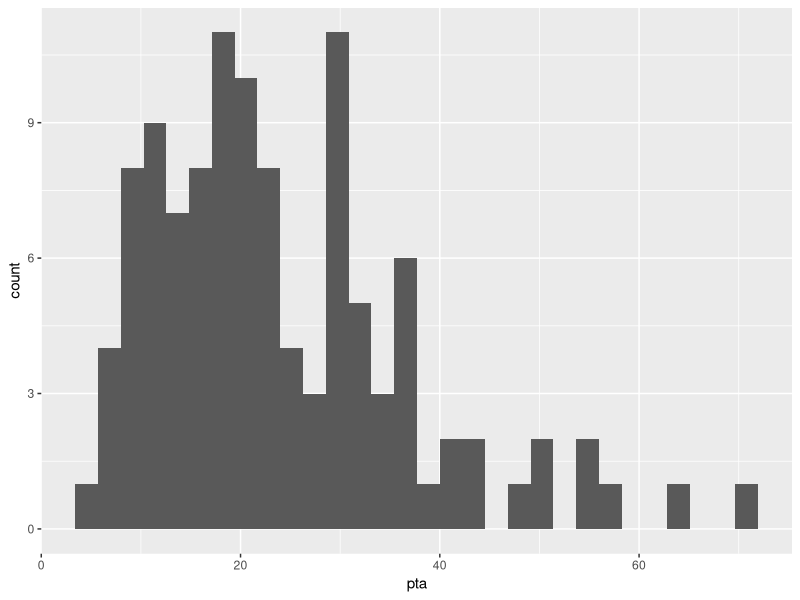
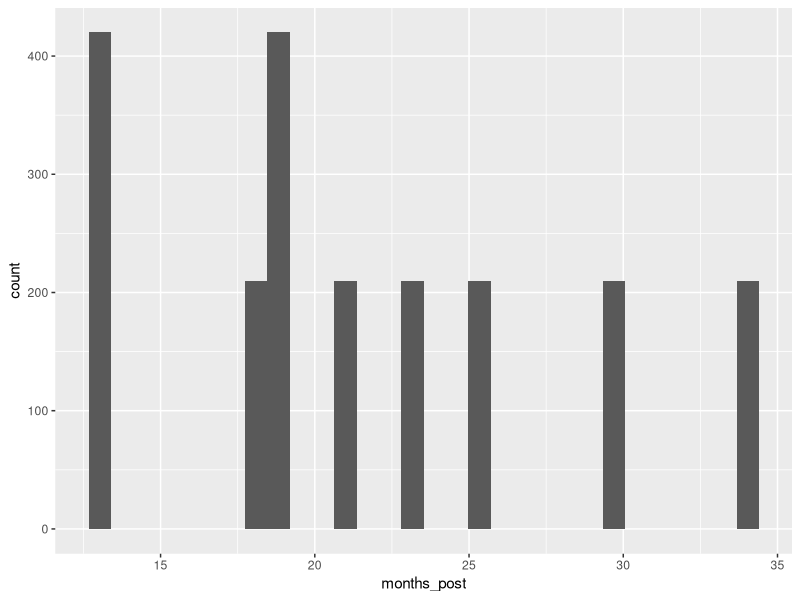
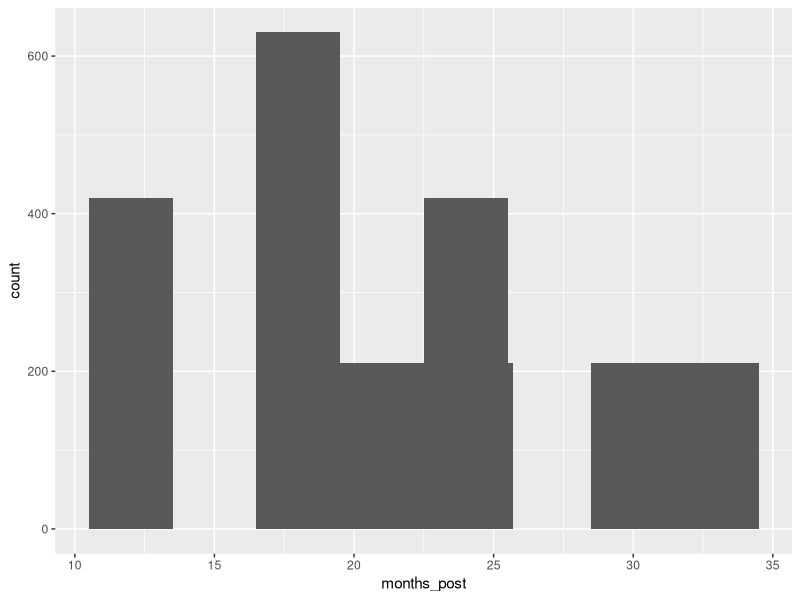
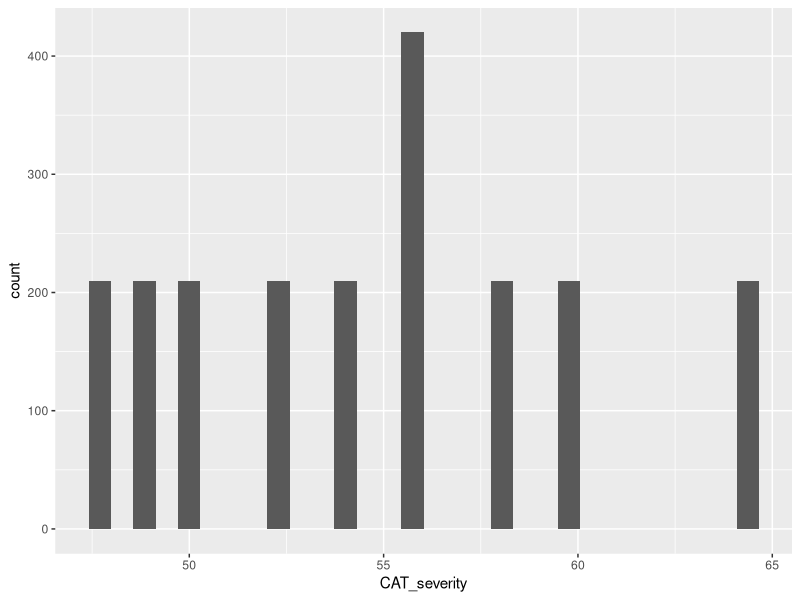

Recreate these plots in R, in order.
## ---- chunk 1
library(here)
## ---- chunk 2
## INSERT CODE HERE
## ---- chunk 3
library(tidyverse)
## ---- chunk 4
hearingLoss <- read.csv(here("data", "hearingLoss.csv"))
## ---- chunk 5
## INSERT CODE HERE
## ---- chunk 6
aphasia_naming <- read.csv(here("data", "aphasia_naming.csv"))
## ---- chunk 7
summary(hearingLoss)
## ---- chunk 8
## INSERT CODE HERE
## ---- chunk 9
summary(aphasia_naming)
## ---- chunk 10
ggplot(data = hearingLoss, aes(x=pta)) + 
  geom_histogram()
## ---- chunk 11
## INSERT CODE HERE
## ---- chunk 12
ggplot(data = aphasia_naming, aes(x=months_post)) + 
  geom_histogram()
## ---- chunk 13
ggplot(data = aphasia_naming, aes(x=months_post)) + 
  geom_histogram() + stat_bin(bins = 8)
## ---- chunk 14
a <- 3
## a = 3
b <- 4
## b = 4
## ---- chunk 15
numbers <- c(1, 5, 9, 12, 15, 4)
## ---- chunk 16
summary(numbers)
## ---- chunk 17
numbers %>%
  summary()
## ---- chunk 18
string <- c("-0.1", " 2.7 ", "3")
## ---- chunk 19
string %>%
  summary()
## ---- chunk 20
## base R - no additional library needed
string_numeric <- as.numeric(string)
## ---- chunk 21
string_numeric %>%
  summary()
## ---- chunk 22
## library(dplyr) ## filter
## library(magrittr) ## %>%

hearingLoss_lpta_15 <- hearingLoss %>%
  filter(lpta >= 15)
## ---- chunk 23
## INSERT CODE HERE
## ---- chunk 24
aphasia_list1 <- aphasia_naming %>%
  filter(List == 1)
## ---- chunk 25
hearingLoss_no_HA <- hearingLoss %>%
  filter(HearingAidUse != 1)
## ---- chunk 26
## INSERT CODE HERE
## ---- chunk 27
aphasia_without4 <- aphasia_naming %>%
  filter(probe_number != 4)
## ---- chunk 28
hearingLoss_prune <- hearingLoss %>%
  select(id, age, HearingAidUse, pta, hl_mild)
## ---- chunk 29
## INSERT CODE HERE
## ---- chunk 30
aphasia_naming_select <- aphasia_naming %>%
  select(id, item, accuracy, CAT_severity)
## ---- chunk 31
str(aphasia_naming_select)
## ---- chunk 32
## ggplot(data = [INSERT], aes(x=[INSERT])) + geom_histogram()
## INSERT CODE HERE
## ---- chunk 33
ggplot(data = aphasia_naming_select, aes(x=CAT_severity)) + 
  geom_histogram()
## ---- chunk 34
## library(magrittr) ## %>%
## library(dplyr) ## rename

hearingLoss <- hearingLoss %>%
  rename(hearing_aid_use = HearingAidUse) 

head(hearingLoss)
## ---- chunk 35
## INSERT CODE HERE
## ---- chunk 36
rename_practice <- aphasia_naming %>%
  rename(aphasia_severity = CAT_severity) 

str(rename_practice)
## ---- chunk 37
## library(magrittr) ## %>%
## library(dplyr) ## select

## INSERT CODE HERE
## ---- chunk 38
aphasia_mutate_practice <- aphasia_naming %>%
  select(id, item, List, Type, probe_number, accuracy, verbal_mem, visuospatial_mem, CAT_severity, months_post)
## ---- chunk 39
hearing_mutate_practice <- hearingLoss %>%
  mutate(sum_pta = (lpta + rpta))

str(hearing_mutate_practice)
## ---- chunk 40
## INSERT CODE HERE
## ---- chunk 41
aphasia_mutate_practice <- aphasia_naming %>%
  mutate(sum_mem = (verbal_mem + visuospatial_mem))

str(aphasia_mutate_practice)
## ---- chunk 42

hearing_mutate_practice2 <- hearingLoss %>%
  mutate(
    pta_rating = 
      if_else(
        pta >= 25, "abnormal", "normal"
      )
  )

head(hearing_mutate_practice2)
## ---- chunk 43
## INSERT CODE HERE
## ---- chunk 44
aphasia_mutate_practice2 <- aphasia_mutate_practice %>%
  mutate(
    mem_class = 
      if_else(
        sum_mem >= 38, "normal", "abnormal"
      )
  )
## ---- chunk 45
## RUN THIS
group_example <- c("Normal", "Aphasia")
## ---- chunk 46
group_example <- as.factor(group_example)
## ---- chunk 47
## RUN THIS
group <- c("hearing", "hearing-loss")
## ---- chunk 48
## INSERT CODE
## ---- chunk 49
group <- as.factor(group)
## ---- chunk 50

hearingLoss %>%
  summarise(mean = mean(lpta),
            sd = sd(lpta), 
            median = median(lpta), 
            min = min(lpta), 
            max = max(lpta))
## ---- chunk 51
## INSERT CODE HERE
## ---- chunk 52
aphasia_naming %>%
  summarise(mean = mean(months_post),
            sd = sd(months_post), 
            median = median(months_post), 
            min = min(months_post), 
            max = max(months_post))
## ---- chunk 53
hearing_mutate_practice2 %>% 
  group_by(pta_rating) %>%
  summarise(mean = mean(lpta),
            sd = sd(lpta), 
            median = median(lpta), 
            min = min(lpta), 
            max = max(lpta))
## ---- chunk 54
## INSERT CODE HERE
## ---- chunk 55
aphasia_mutate_practice2 %>%
  group_by(mem_class) %>%  
  summarise(mean = mean(months_post),
            sd = sd(months_post), 
            median = median(months_post), 
            min = min(months_post), 
            max = max(months_post))
  
